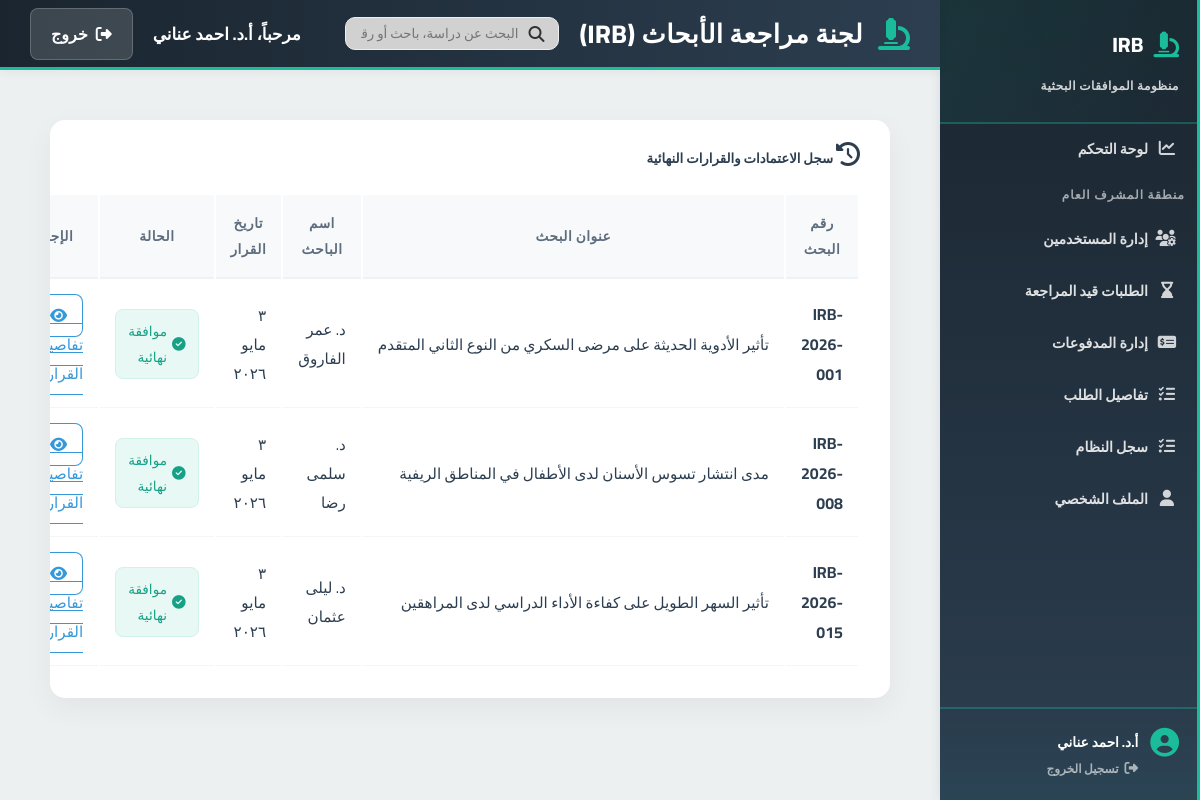
/features/manager/final_approvals.php (signed in), run on the app's committed database.
### tables this page shows
CREATE TABLE applications (
    id INT AUTO_INCREMENT PRIMARY KEY,
    student_id INT,
    serial_number VARCHAR(50) UNIQUE,
    title TEXT,
    principal_investigator VARCHAR(255),
    co_investigators JSON,
    current_stage ENUM(
        'pending_admin', 'awaiting_initial_payment', 'awaiting_sample_calc',
        'awaiting_sample_payment', 'under_review','approved_by_reviewer','approved', 'rejected'
    ) DEFAULT 'pending_admin',
    is_blinded BOOLEAN DEFAULT TRUE,
    created_at TIMESTAMP DEFAULT CURRENT_TIMESTAMP,
    updated_at TIMESTAMP DEFAULT CURRENT_TIMESTAMP ON UPDATE CURRENT_TIMESTAMP,
    FOREIGN KEY (student_id) REFERENCES users(id) ON DELETE CASCADE,
    INDEX(student_id),
    INDEX(current_stage)
);

CREATE TABLE users (
    id INT AUTO_INCREMENT PRIMARY KEY,
    role ENUM('student','admin','sample_officer','reviewer','manager','super_admin') NOT NULL,
    full_name VARCHAR(255),
    email VARCHAR(255) UNIQUE,
    password_hash VARCHAR(255),
    national_id VARCHAR(20),
    phone_number VARCHAR(20),
    faculty VARCHAR(150),
    department VARCHAR(150),
    id_front_url VARCHAR(255),
    id_back_url VARCHAR(255),
    is_active BOOLEAN DEFAULT FALSE,
    created_at TIMESTAMP DEFAULT CURRENT_TIMESTAMP
);

### includes/irb_helpers.php (called while the page is built, shortened)
<?php
if (!function_exists('irb_convert_to_arabic_digits')) {
    function irb_convert_to_arabic_digits($value)
    {
        return strtr((string) $value, [
            '0' => '٠',
            '1' => '١',
            '2' => '٢',
            '3' => '٣',
            '4' => '٤',
            '5' => '٥',
            '6' => '٦',
            '7' => '٧',
            '8' => '٨',
            '9' => '٩',
        ]);
    }
}
if (!function_exists('irb_format_arabic_date')) {
    function irb_format_arabic_date($dateValue)
    {
        try {
            $date = new DateTime($dateValue);
            $arabicMonths = [
                1 => 'يناير',
                2 => 'فبراير',
                3 => 'مارس',
                4 => 'أبريل',
                5 => 'مايو',
                6 => 'يونيو',
                7 => 'يوليو',
                8 => 'أغسطس',
                9 => 'سبتمبر',
                10 => 'أكتوبر',
                11 => 'نوفمبر',
                12 => 'ديسمبر',
            ];
            $day = irb_convert_to_arabic_digits($date->format('j'));
            $month = $arabicMonths[(int) $date->format('n')];
            $year = irb_convert_to_arabic_digits($date->format('Y'));
            return $day . ' ' . $month . ' ' . $year;
        } catch (Exception $exception) {
            return (string) $dateValue;
        }
    }
}

### features/manager/final_approvals.php (the view, shortened to what this page needs)
<?php
require_once '../../classes/Database.php';
require_once '../../includes/irb_helpers.php';
$db = new Database();
$conn = $db->getconn();
$sql = "SELECT a.id as app_id,
                MAX(r.id) as review_id,
                a.serial_number,
                a.title,
                a.current_stage,
                a.updated_at,
                u.full_name as student_name
        FROM applications a
        LEFT JOIN reviews r ON a.id = r.application_id
        JOIN users u ON a.student_id = u.id
        WHERE a.current_stage = 'approved'
        GROUP BY a.id
        ORDER BY a.updated_at DESC";
$result = $conn->query($sql);
include '../../includes/header.php';
?>
<link rel="stylesheet" href="/irb-digital-system/assets/css/final_approvals.css">
<div class="container-fluid py-4">
    <div class="card shadow-sm border-0" style="border-radius: 15px; margin-right: 260px;">
        <div class="card-header bg-white py-3">
            <h5 class="mb-0"><i class="fa-solid fa-clock-rotate-left text-primary me-2" style="margin-right: 30px; font-size: 1.50rem; font-weight: bold;"></i> سجل الاعتمادات والقرارات النهائية</h5>
        </div>
        <div class="card-body" style="margin-right: 30px; margin-bottom: 30px;">
            <div class="table-responsive">
                <table class="table table-hover align-middle text-center">
                    <thead class="table-light">
                        <tr>
                            <th>رقم البحث</th>
                            <th>عنوان البحث</th>
                            <th>اسم الباحث</th>
                            <th>تاريخ القرار</th>
                            <th>الحالة</th>
                            <th>الإجراء</th>
                        </tr>
                    </thead>
                    <tbody>
                        <?php while ($row = $result->fetch_assoc()): ?>
                            <tr>
                                <td><strong><?= $row['serial_number'] ?></strong></td>
                                <td><?= htmlspecialchars($row['title']) ?></td>
                                <td><?= htmlspecialchars($row['student_name']) ?></td>
                                <td><?= irb_format_arabic_date($row['updated_at']); ?></td>
                                <td>
                                    <?php if ($row['current_stage'] == 'approved'): ?>
                                        <span class="badge bg-light-success text-success px-3 py-2">
                                            <i class="fa-solid fa-check-circle"></i> موافقة نهائية
                                        </span>
                                    <?php endif; ?>
                                </td>
                                <td>
                                    <a href="decision_details.php?id=<?= $row['review_id'] ?>" class="btn btn-sm btn-outline-primary" style="text-decoration: none;">
                                        <i class="fa-solid fa-eye"></i> تفاصيل القرار
                                    </a>
                                </td>
                            </tr>
                        <?php endwhile; ?> </tbody>
                </table>
            </div>
        </div>
    </div>
</div>

### includes/style.css (style rules this page uses)
:root { --primary: var(--primary-base); --surface: var(--bg-surface); --background: var(--bg-page); --text-dark: var(--text-main); --text-light: var(--text-muted); --border: var(--border-light); }
* { box-sizing: border-box; }
body { margin: 0; font-family: 'Cairo', sans-serif; background-color: var(--background); color: var(--text-dark); }

### assets/css/global.css (style rules this page uses)
:root { --primary-light: #ecf5f7; --primary-base: #2c3e50; --primary-dark: #1a252f; --accent-light: #d5f4f1; --accent-base: #1abc9c; --accent-dark: #16a085; --success-light: #d5f4e6; --success-base: #27ae60; --warning-light: #fdebd0; --warning-base: #f39c12; --alert-light: #fadbd8; --alert-base: #e74c3c; --bg-page: #ecf0f1; --bg-surface: #ffffff; --text-main: #2c3e50; --text-muted: #7f8c8d; --border-light: #bdc3c7; --border-dark: #95a5a6; --status-approved-bg: #d5f4e6; --status-approved-text: #27ae60; --status-pending-bg: #fdebd0; --status-pending-text: #d68910; --status-rejected-bg: #fadbd8; --status-rejected-text: #c0392b; --radius-sm: 8px; --radius-md: 12px; --radius-lg: 16px; --shadow-sm: 0 2px 4px rgba(44, 62, 80, 0.1); --shadow-md: 0 4px 8px rgba(44, 62, 80, 0.12); --shadow-lg: 0 8px 16px rgba(44, 62, 80, 0.15); --transition-smooth: 0.3s ease; --shadow-lg: 0 10px 15px -3px rgba(15, 23, 42, 0.08), 0 4px 6px -4px rgba(15, 23, 42, 0.04); --shadow-glow: 0 0 15px rgba(6, 182, 212, 0.3); }

### assets/css/final_approvals.css (style rules this page uses)
.card { border-radius: 15px; overflow: hidden; background: #ffffff; box-shadow: 0 10px 30px rgba(0, 0, 0, 0.05) !important; border: none !important; }
.table thead th { background-color: #f8f9fa; font-weight: 600; color: #5d6d7e; text-transform: uppercase; font-size: 0.85rem; letter-spacing: 0.5px; padding: 15px; border-bottom: 2px solid #edf2f7; border-top: none; }
.table tbody tr { transition: all 0.3s ease; }
.table tbody td { padding: 18px 15px; color: #2c3e50; font-size: 0.95rem; border-bottom: 1px solid #f4f6f6; vertical-align: middle; }
.badge { font-weight: 500; padding: 8px 12px !important; border-radius: 8px; font-size: 0.85rem; display: inline-flex; align-items: center; gap: 5px; }
.bg-light-success { background-color: #e8f8f5 !important; color: #16a085 !important; border: 1px solid #d1f2eb; }
.btn-outline-primary { border-radius: 8px; font-weight: 500; padding: 6px 15px; border: 1px solid #3498db; color: #3498db; transition: all 0.3s; }
td strong { color: #2c3e50; font-weight: 700; font-family: inherit; background: none; padding: 0; font-size: 1rem; }
.table td:nth-child(2) { max-width: 500px; white-space: nowrap; overflow: hidden; text-overflow: ellipsis; }

### data on the page
applications: serial_number "IRB-2026-001", title "تأثير الأدوية الحديثة على مرضى السكري من النوع الثاني المتقدم", student.full_name "د. عمر الفاروق", updated_at "٣ مايو ٢٠٢٦", current_stage "approved" (drawn)
applications: serial_number "IRB-2026-008", title "مدى انتشار تسوس الأسنان لدى الأطفال في المناطق الريفية", student.full_name "د. سلمى رضا", updated_at "٣ مايو ٢٠٢٦", current_stage "approved" (drawn)
applications: serial_number "IRB-2026-015", title "تأثير السهر الطويل على كفاءة الأداء الدراسي لدى المراهقين", student.full_name "د. ليلى عثمان", updated_at "٣ مايو ٢٠٢٦", current_stage "approved" (drawn)

### other printed values
$_SESSION['full_name'] "أ.د. احمد عناني"
mb_substr($_SESSION['full_name'], 0, 20, 'UTF-8') "أ.د. احمد عناني"
